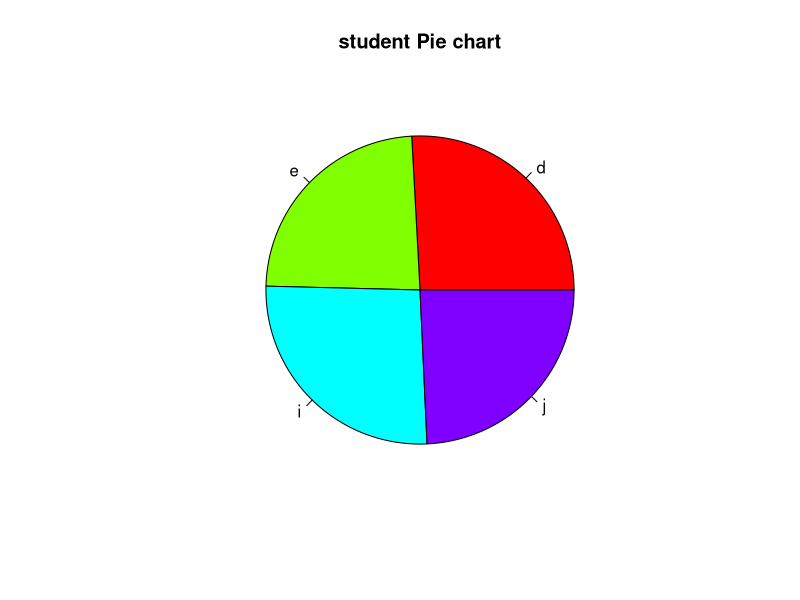
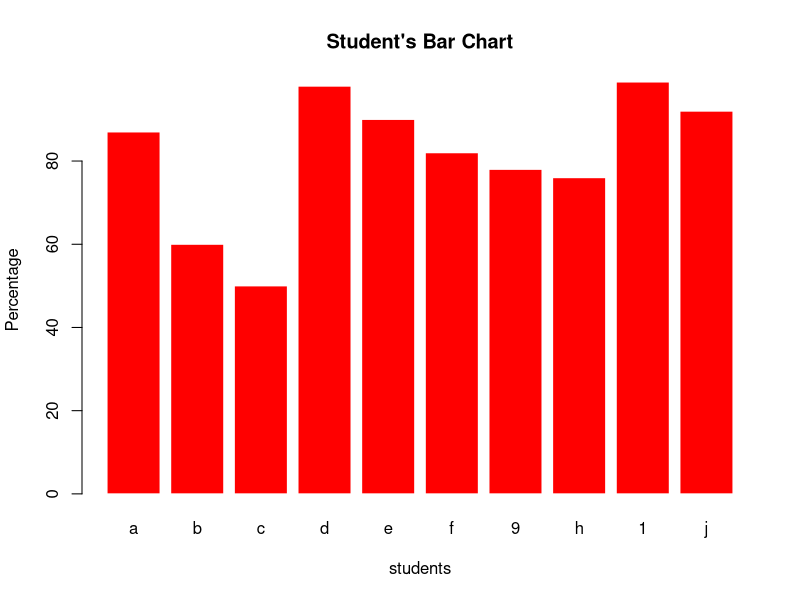
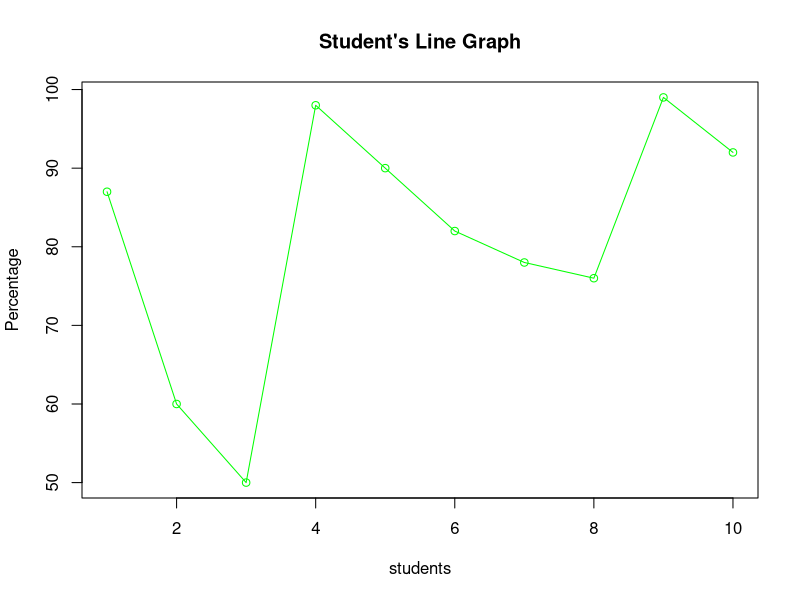
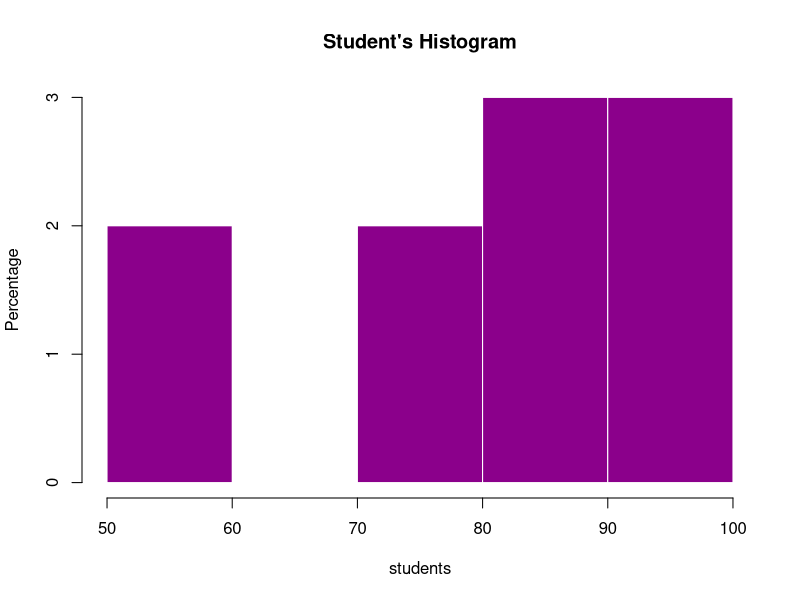
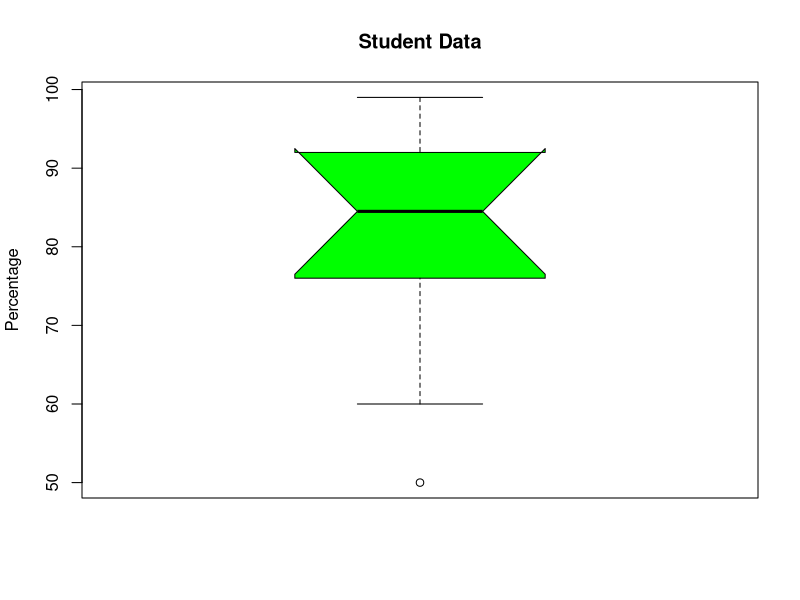

These figures' R source, in order:
vtr_name<-c("a","b","c","d","e","f","9","h","1","j")
vtr_per<-c(87,60,50,98,90,82,78,76,99,92)
x<-c(98,90,99,92)
labels<-c("d","e","i","j")
pie(x,labels,main="student Pie chart",col=rainbow(length(x)))
barplot(vtr_per,names.arg=vtr_name,xlab="students",ylab="Percentage", col="red", main="Student's Bar Chart", border="white")
plot(vtr_per,type = "o",col="green",xlab="students",ylab="Percentage", main="Student's Line Graph")
hist(vtr_per,xlab = "students",ylab="Percentage",col = "darkmagenta",border="white",main="Student's Histogram")
boxplot(vtr_per,data=vtr_per,ylab="Percentage",main="Student Data",notch=TRUE,col="green")